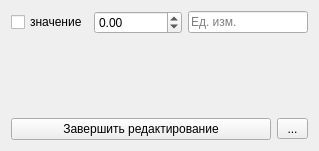
<?xml version="1.0" encoding="UTF-8"?>
<ui version="4.0">
 <class>GroupPropWidget</class>
 <widget class="QWidget" name="GroupPropWidget">
  <property name="geometry">
   <rect>
    <x>0</x>
    <y>0</y>
    <width>319</width>
    <height>151</height>
   </rect>
  </property>
  <property name="windowTitle">
   <string>Параметры</string>
  </property>
  <layout class="QGridLayout" name="gridLayout">
   <item row="1" column="1">
    <spacer name="verticalSpacer">
     <property name="orientation">
      <enum>Qt::Vertical</enum>
     </property>
     <property name="sizeHint" stdset="0">
      <size>
       <width>20</width>
       <height>188</height>
      </size>
     </property>
    </spacer>
   </item>
   <item row="0" column="3">
    <widget class="QLineEdit" name="valueUnitEdit">
     <property name="placeholderText">
      <string>Ед. изм.</string>
     </property>
    </widget>
   </item>
   <item row="0" column="1" colspan="2">
    <widget class="QDoubleSpinBox" name="valueSpin">
     <property name="minimum">
      <double>-99999999.000000000000000</double>
     </property>
     <property name="maximum">
      <double>99999999.000000000000000</double>
     </property>
    </widget>
   </item>
   <item row="0" column="0">
    <widget class="QCheckBox" name="valueCheck">
     <property name="text">
      <string>значение</string>
     </property>
    </widget>
   </item>
   <item row="2" column="0" colspan="4">
    <layout class="QHBoxLayout" name="horizontalLayout_2">
     <item>
      <widget class="QPushButton" name="finishBtn">
       <property name="text">
        <string>Завершить редактирование</string>
       </property>
      </widget>
     </item>
     <item>
      <widget class="QToolButton" name="delBtn">
       <property name="maximumSize">
        <size>
         <width>31</width>
         <height>16777215</height>
        </size>
       </property>
       <property name="toolTip">
        <string>Удалить редактируемый объект</string>
       </property>
       <property name="text">
        <string>...</string>
       </property>
       <property name="icon">
        <iconset resource="../../../../etc/meteo.icons.qrc">
         <normaloff>:/meteo/icons/delete-16.png</normaloff>:/meteo/icons/delete-16.png</iconset>
       </property>
      </widget>
     </item>
    </layout>
   </item>
  </layout>
 </widget>
 <tabstops>
  <tabstop>valueSpin</tabstop>
  <tabstop>valueUnitEdit</tabstop>
 </tabstops>
 <resources>
  <include location="../../../../etc/meteo.icons.qrc"/>
 </resources>
 <connections/>
</ui>
